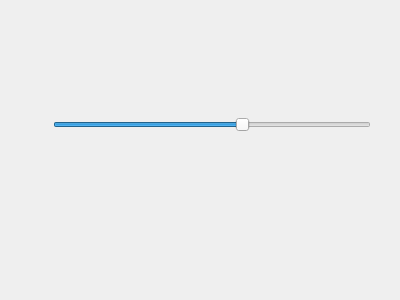
<?xml version="1.0" encoding="UTF-8"?>
<ui version="4.0">
 <class>set</class>
 <widget class="QDialog" name="set">
  <property name="geometry">
   <rect>
    <x>0</x>
    <y>0</y>
    <width>400</width>
    <height>300</height>
   </rect>
  </property>
  <property name="windowTitle">
   <string>Dialog</string>
  </property>
  <widget class="QWidget" name="horizontalLayoutWidget">
   <property name="geometry">
    <rect>
     <x>40</x>
     <y>90</y>
     <width>331</width>
     <height>71</height>
    </rect>
   </property>
   <layout class="QHBoxLayout" name="horizontalLayout">
    <item>
     <widget class="QLabel" name="soundlogo">
      <property name="maximumSize">
       <size>
        <width>30</width>
        <height>30</height>
       </size>
      </property>
      <property name="text">
       <string/>
      </property>
      <property name="pixmap">
       <pixmap>../Users/icon/sound.png</pixmap>
      </property>
      <property name="scaledContents">
       <bool>true</bool>
      </property>
      <property name="alignment">
       <set>Qt::AlignCenter</set>
      </property>
     </widget>
    </item>
    <item>
     <widget class="QSlider" name="horizontalSlider">
      <property name="minimumSize">
       <size>
        <width>0</width>
        <height>20</height>
       </size>
      </property>
      <property name="maximum">
       <number>100</number>
      </property>
      <property name="value">
       <number>60</number>
      </property>
      <property name="orientation">
       <enum>Qt::Horizontal</enum>
      </property>
     </widget>
    </item>
   </layout>
  </widget>
 </widget>
 <resources/>
 <connections/>
</ui>
